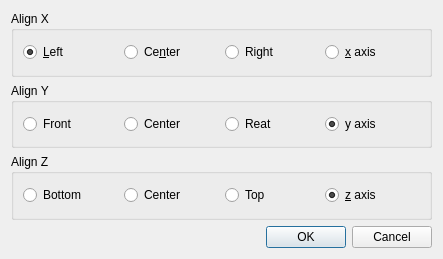
<?xml version="1.0" encoding="UTF-8"?>
<ui version="4.0">
 <class>AlignModelDialog</class>
 <widget class="QDialog" name="AlignModelDialog">
  <property name="windowModality">
   <enum>Qt::ApplicationModal</enum>
  </property>
  <property name="geometry">
   <rect>
    <x>0</x>
    <y>0</y>
    <width>443</width>
    <height>259</height>
   </rect>
  </property>
  <property name="windowTitle">
   <string>Dialog</string>
  </property>
  <property name="windowIcon">
   <iconset resource="pycam.qrc">
    <normaloff>:/pycam/icons/logo_16px.png</normaloff>:/pycam/icons/logo_16px.png</iconset>
  </property>
  <property name="modal">
   <bool>true</bool>
  </property>
  <layout class="QVBoxLayout" name="verticalLayout">
   <item>
    <widget class="QGroupBox" name="groupBox">
     <property name="title">
      <string>Align X</string>
     </property>
     <layout class="QGridLayout" name="gridLayout">
      <item row="0" column="1">
       <widget class="QRadioButton" name="radioButton_xcen">
        <property name="text">
         <string>Ce&amp;nter</string>
        </property>
        <property name="checked">
         <bool>false</bool>
        </property>
       </widget>
      </item>
      <item row="0" column="0">
       <widget class="QRadioButton" name="radioButton_xmin">
        <property name="text">
         <string>&amp;Left</string>
        </property>
        <property name="checked">
         <bool>true</bool>
        </property>
       </widget>
      </item>
      <item row="0" column="2">
       <widget class="QRadioButton" name="radioButton_xmax">
        <property name="text">
         <string>Right</string>
        </property>
       </widget>
      </item>
      <item row="0" column="3">
       <widget class="QRadioButton" name="radioButton_cx">
        <property name="text">
         <string>&amp;x axis</string>
        </property>
       </widget>
      </item>
     </layout>
    </widget>
   </item>
   <item>
    <widget class="QGroupBox" name="groupBox_2">
     <property name="title">
      <string>Align Y</string>
     </property>
     <layout class="QGridLayout" name="gridLayout_2">
      <item row="0" column="2">
       <widget class="QRadioButton" name="radioButton_ymax">
        <property name="text">
         <string>Reat</string>
        </property>
       </widget>
      </item>
      <item row="0" column="1">
       <widget class="QRadioButton" name="radioButton_ycen">
        <property name="text">
         <string>Center</string>
        </property>
        <property name="checked">
         <bool>false</bool>
        </property>
       </widget>
      </item>
      <item row="0" column="0">
       <widget class="QRadioButton" name="radioButton_ymin">
        <property name="text">
         <string>Front</string>
        </property>
       </widget>
      </item>
      <item row="0" column="3">
       <widget class="QRadioButton" name="radioButton_cy">
        <property name="text">
         <string>y axis</string>
        </property>
        <property name="checked">
         <bool>true</bool>
        </property>
       </widget>
      </item>
     </layout>
    </widget>
   </item>
   <item>
    <widget class="QGroupBox" name="groupBox_3">
     <property name="title">
      <string>Align Z</string>
     </property>
     <layout class="QGridLayout" name="gridLayout_3">
      <item row="0" column="1">
       <widget class="QRadioButton" name="radioButton_zcen">
        <property name="text">
         <string>Center</string>
        </property>
        <property name="checked">
         <bool>false</bool>
        </property>
       </widget>
      </item>
      <item row="0" column="0">
       <widget class="QRadioButton" name="radioButton_zmin">
        <property name="text">
         <string>Bottom</string>
        </property>
       </widget>
      </item>
      <item row="0" column="2">
       <widget class="QRadioButton" name="radioButton_zmax">
        <property name="text">
         <string>Top</string>
        </property>
       </widget>
      </item>
      <item row="0" column="3">
       <widget class="QRadioButton" name="radioButton_cz">
        <property name="text">
         <string>&amp;z axis</string>
        </property>
        <property name="checked">
         <bool>true</bool>
        </property>
       </widget>
      </item>
     </layout>
    </widget>
   </item>
   <item>
    <widget class="QDialogButtonBox" name="buttonBox">
     <property name="orientation">
      <enum>Qt::Horizontal</enum>
     </property>
     <property name="standardButtons">
      <set>QDialogButtonBox::Cancel|QDialogButtonBox::Ok</set>
     </property>
    </widget>
   </item>
  </layout>
 </widget>
 <resources>
  <include location="pycam.qrc"/>
 </resources>
 <connections>
  <connection>
   <sender>buttonBox</sender>
   <signal>accepted()</signal>
   <receiver>AlignModelDialog</receiver>
   <slot>accept()</slot>
   <hints>
    <hint type="sourcelabel">
     <x>248</x>
     <y>254</y>
    </hint>
    <hint type="destinationlabel">
     <x>157</x>
     <y>274</y>
    </hint>
   </hints>
  </connection>
  <connection>
   <sender>buttonBox</sender>
   <signal>rejected()</signal>
   <receiver>AlignModelDialog</receiver>
   <slot>reject()</slot>
   <hints>
    <hint type="sourcelabel">
     <x>316</x>
     <y>260</y>
    </hint>
    <hint type="destinationlabel">
     <x>286</x>
     <y>274</y>
    </hint>
   </hints>
  </connection>
 </connections>
</ui>
